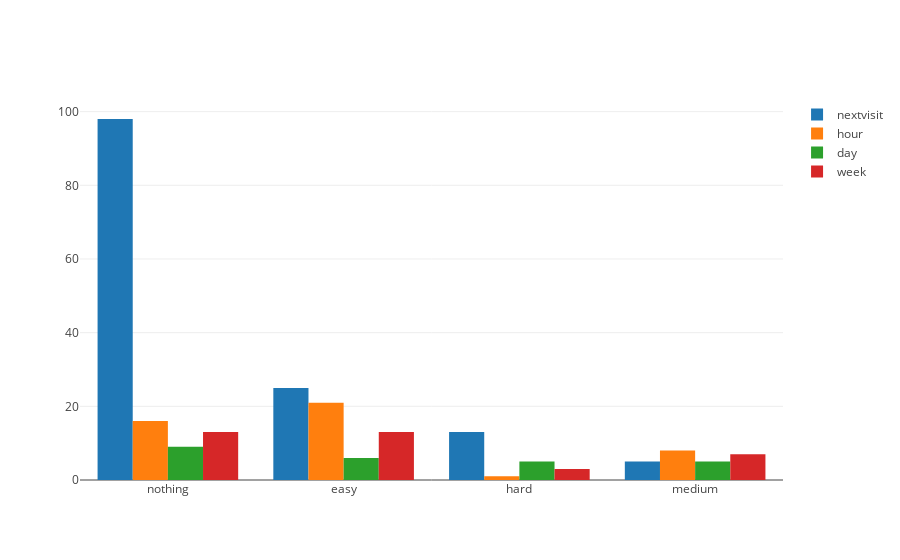

The cell this chart's notebook holds for it:
### Code cell
# noexport

plot_survey_choice_to_difficulty_choice_counts()

### Figure 1 — Plotly figure (JSON) as saved in the notebook; plotly's stock layout.template omitted (floating-point values rounded to 4 significant figures)
{"data": [{"name": "nextvisit", "type": "bar", "uid": "38f6027f-fd64-4f0d-8a6f-cb2ea0456956", "x": ["nothing", "easy", "hard", "medium"], "y": [98, 25, 13, 5]}, {"name": "hour", "type": "bar", "uid": "84272016-882d-45ec-bcd6-f48f43687e15", "x": ["easy", "nothing", "medium", "hard"], "y": [21, 16, 8, 1]}, {"name": "day", "type": "bar", "uid": "4758fc94-d33f-4247-9dea-312c9b5411c8", "x": ["nothing", "easy", "medium", "hard"], "y": [9, 6, 5, 5]}, {"name": "week", "type": "bar", "uid": "e0b24eef-8922-4298-ad0e-5e1e2890e179", "x": ["nothing", "easy", "medium", "hard"], "y": [13, 13, 7, 3]}], "layout": {}}
